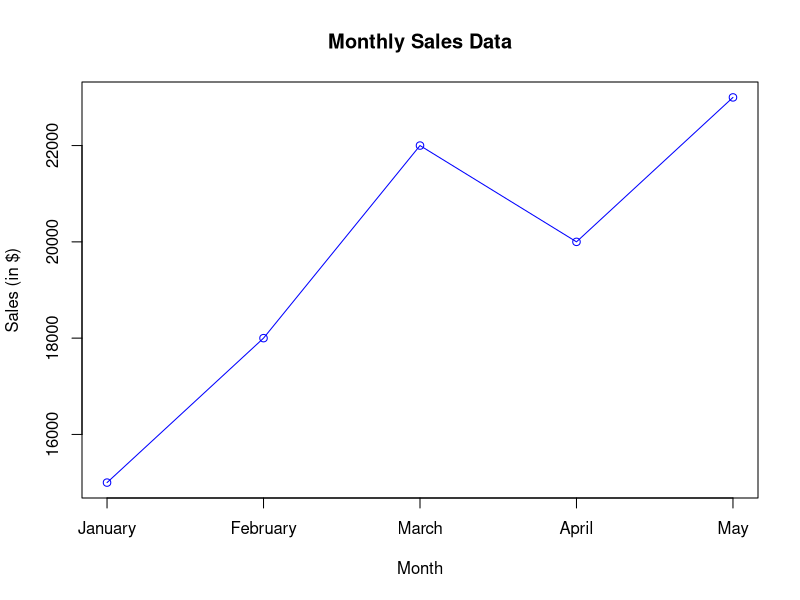

R code for this plot:

Sales <- c(15000, 18000, 22000, 20000, 23000)

plot(1:5, Sales,
     type = "o",
     col = "blue",
     xaxt = "n",
     xlab = "Month",
     ylab = "Sales (in $)",
     main = "Monthly Sales Data")

axis(1, at = 1:5,
     labels = c("January", "February", "March", "April", "May"))
